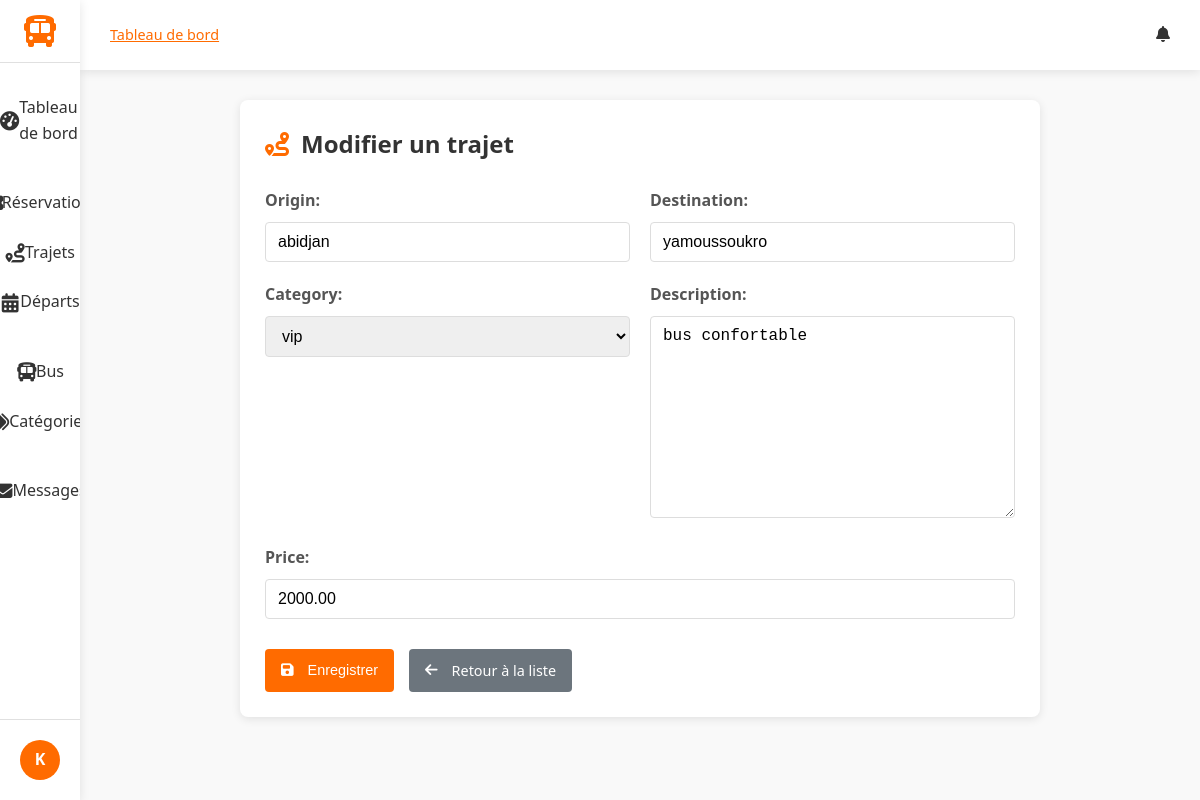
The page /dashboard/trips/1/edit/ (signed in) on the database its author committed.
### accounts/models.py (models this page shows, shortened)
class CustomUser(AbstractUser):
    """
    Modèle utilisateur personnalisé. Hérite de AbstractUser (nom d'utilisateur, email, etc.).
    Nous pourrions ajouter des champs ici (par ex. is_client), mais utilisons la version minimale.
    """

### trips/models.py (models this page shows, shortened)
class Trip(models.Model):
    origin = models.CharField(max_length=100)       # Ville de départ
    destination = models.CharField(max_length=100)  # Ville d'arrivée
    category = models.ForeignKey(Category, on_delete=models.CASCADE)
    description = models.TextField(blank=True)
    price = models.DecimalField(max_digits=10, decimal_places=2, default=0)  # Prix du trajet

### gareci_admin/views.py (the view)
# urls.py: path('trips/<int:pk>/edit/', TripUpdateView.as_view(), name='trip_edit'),
class TripUpdateView(StaffRequiredMixin, UpdateView):
    model = Trip
    fields = ['origin', 'destination', 'category', 'description', 'price']
    template_name = 'dashboard/trip_form.html'
    success_url = reverse_lazy('dashboard:trip_list')

### gareci_admin/utils.py (called while the page is built)
    def test_func(self):
        return self.request.user.is_staff

### trips/models.py (called while the page is built)
    def __str__(self):
        return self.name

### gareci_admin/templates/dashboard/trip_form.html (shortened to what this page needs)
{% extends 'dashboard/dashboard_base.html' %}
{% block content %}
<div class="trip-form-container">
    <div class="trip-form-header">
        <i class="fas fa-route"></i>
        <h2>{% if form.instance.pk %}Modifier{% else %}Ajouter{% endif %} un trajet</h2>
    </div>
    <form method="post">
        <div class="form-row">
            {% for field in form %}
                {% if field.name != 'duration' %}
                <div class="form-group">
                    {{ field.label_tag }}
                    {{ field }}
                </div>
                {% endif %}
            {% endfor %}
        </div>
        <div class="form-actions">
            <button type="submit" class="btn btn-primary">
                <i class="fas fa-save"></i> Enregistrer
            </button>
            <a href="{% url 'dashboard:trip_list' %}" class="btn btn-secondary">
                <i class="fas fa-arrow-left"></i> Retour à la liste
            </a>
        </div>
    </form>
</div>
{% endblock %}

### gareci_admin/templates/dashboard/dashboard_base.html (shortened to what this page needs)
{% load static %}
<!DOCTYPE html>
<html lang="fr">
<head>
    <link rel="stylesheet" href="https://cdnjs.cloudflare.com/ajax/libs/font-awesome/6.4.0/css/all.min.css">
    <link rel="stylesheet" href="{% static 'css/dashboard_base.css' %}">
</head>
<body>
    <div class="dashboard-container">
        <aside class="sidebar">
            <div class="logo">
                <i class="fas fa-bus"></i>
            </div>
            <nav class="sidebar-nav">
                <ul class="nav-list">
                    <li class="{% if active_tab == 'dashboard' %}active{% endif %}">
                        <a href="{% url 'dashboard:index' %}">
                            <i class="fas fa-tachometer-alt"></i> Tableau de bord
                        </a>
                    </li>
                    <li class="nav-section-header">
                    </li>
                    <li class="{% if active_tab == 'reservations' %}active{% endif %}">
                        <a href="{% url 'dashboard:reservation_list' %}">
                             Réservations
                        </a>
                    </li>
                    <li class="{% if active_tab == 'trips' %}active{% endif %}">
                        <a href="{% url 'dashboard:trip_list' %}">
                            <i class="fas fa-route"></i> Trajets
                        </a>
                    </li>
                    <li class="{% if active_tab == 'departures' %}active{% endif %}">
                        <a href="{% url 'dashboard:departure_list' %}">
                            <i class="fas fa-calendar-alt"></i> Départs
                        </a>
                    </li>
                    <li class="nav-section-header">
                    </li>
                    <li class="{% if active_tab == 'buses' %}active{% endif %}">
                        <a href="{% url 'dashboard:bus_list' %}">
                            <i class="fas fa-bus"></i> Bus
                        </a>
                    </li>
                    <li class="{% if active_tab == 'categories' %}active{% endif %}">
                        <a href="{% url 'dashboard:category_list' %}">
                            <i class="fas fa-tags"></i> Catégories
                        </a>
                    </li>
                    <li class="nav-section-header">
                    </li>
                    <li class="{% if active_tab == 'messages' %}active{% endif %}">
                        <a href="{% url 'dashboard:message_list' %}">
                            <i class="fas fa-envelope"></i> Messages
                        </a>
                    </li>
                </ul>
            </nav>
            <div class="sidebar-footer">
                <div class="user-profile">
                    <div class="user-avatar">
                        {% if user.profile.image %}
                            <img src="{{ user.profile.image.url }}" alt="{{ user.username }}">
                        {% else %}
                            <div class="avatar-initials">
                                {{ user.username|slice:":1"|upper }}
                            </div>
                        {% endif %}
                    </div>
                </div>
            </div>
        </aside>
        <main class="main-content">
            <header class="content-header">
                <div class="header-left">
                    <div class="breadcrumbs">
                        {% block breadcrumbs %}
                        <a href="{% url 'dashboard:index' %}">Tableau de bord</a>
                        {% endblock %}
                    </div>
                </div>
                <div class="header-right">
                    {% block header_actions %}
                    <div class="notifications">
                        <i class="fas fa-bell"></i>
                    </div>
                    {% endblock %}
                </div>
            </header>
            <div class="content-wrapper">
                {% block content %}{% endblock %}
            </div>
        </main>
    </div>
</body>
</html>

### static/css/dashboard_base.css (style rules this page uses)
:root { --primary: #FF6B00; --primary-dark: #E05D00; --secondary: #0056B3; --dark: #333333; --light: #F5F5F5; --gray: #888888; --light-gray: #E0E0E0; --sidebar-width: 280px; --sidebar-collapsed-width: 80px; --header-height: 70px; --blue: #4285F4; --green: #34A853; --orange: #FBBC05; --red: #EA4335; --border-radius: 8px; --box-shadow: 0 2px 10px rgba(0, 0, 0, 0.1); --transition: all 0.3s ease; }
* { margin: 0; padding: 0; box-sizing: border-box; }
body { font-family: 'Segoe UI', Tahoma, Geneva, Verdana, sans-serif; background-color: #f9f9f9; color: var(--dark); line-height: 1.6; }
.dashboard-container { display: flex; min-height: 100vh; }
.sidebar { width: var(--sidebar-width); background-color: white; box-shadow: var(--box-shadow); display: flex; flex-direction: column; transition: var(--transition); z-index: 100; height: 100vh; position: fixed; }
.logo { display: flex; align-items: center; padding: 20px; border-bottom: 1px solid var(--light-gray); }
.logo i { font-size: 2rem; color: var(--primary); margin-right: 10px; }
.sidebar-nav { flex: 1; padding: 20px 0; overflow-y: auto; }
.nav-list { list-style: none; }
.nav-section-header { padding: 15px 20px 5px; font-size: 0.8rem; text-transform: uppercase; color: var(--gray); letter-spacing: 0.5px; }
.nav-list li a { display: flex; align-items: center; padding: 12px 20px; color: var(--dark); text-decoration: none; transition: var(--transition); }
.nav-list li a i { margin-right: 10px; width: 20px; text-align: center; }
.sidebar-footer { padding: 20px; border-top: 1px solid var(--light-gray); }
.user-profile { display: flex; align-items: center; }
.user-avatar { margin-right: 12px; }
.avatar-initials { width: 40px; height: 40px; border-radius: 50%; background-color: var(--primary); color: white; display: flex; align-items: center; justify-content: center; font-weight: bold; }
.main-content { flex: 1; margin-left: var(--sidebar-width); transition: var(--transition); min-height: 100vh; display: flex; flex-direction: column; }
.content-header { display: flex; justify-content: space-between; align-items: center; padding: 0 30px; height: var(--header-height); background-color: white; box-shadow: var(--box-shadow); position: sticky; top: 0; z-index: 90; }
.header-left { display: flex; align-items: center; }
.breadcrumbs { font-size: 0.9rem; color: var(--gray); }
.breadcrumbs a { color: var(--primary); }
.header-right { display: flex; align-items: center; gap: 20px; }
.notifications { position: relative; cursor: pointer; }
.content-wrapper { flex: 1; padding: 30px; background-color: #f9f9f9; }
.btn { display: inline-flex; align-items: center; justify-content: center; padding: 8px 16px; border-radius: var(--border-radius); font-weight: 500; cursor: pointer; transition: var(--transition); border: none; font-size: 0.9rem; }
.btn i { margin-right: 6px; }
.btn-primary { background-color: var(--primary); color: white; }
@media (max-width: 1200px) { .sidebar { width: var(--sidebar-collapsed-width); } }
@media (max-width: 1200px) { .logo { justify-content: center; padding: 15px 0; } }
@media (max-width: 1200px) { .logo i { margin-right: 0; } }
@media (max-width: 1200px) { .nav-list li a { justify-content: center; padding: 12px 0; } }
@media (max-width: 1200px) { .nav-list li a i { margin-right: 0; font-size: 1.2rem; } }
@media (max-width: 1200px) { .user-avatar { margin-right: 0; } }
@media (max-width: 1200px) { .main-content { margin-left: var(--sidebar-collapsed-width); } }

### rows shown on the page
CustomUser: username "K"
Trip: form "abidjan" "yamoussoukro" "vip" "bus confortable" "2000.00"

### other values the page prints
{{ field.label_tag }} "Origin:" "Destination:" "Category:" "Description:" "Price:"
